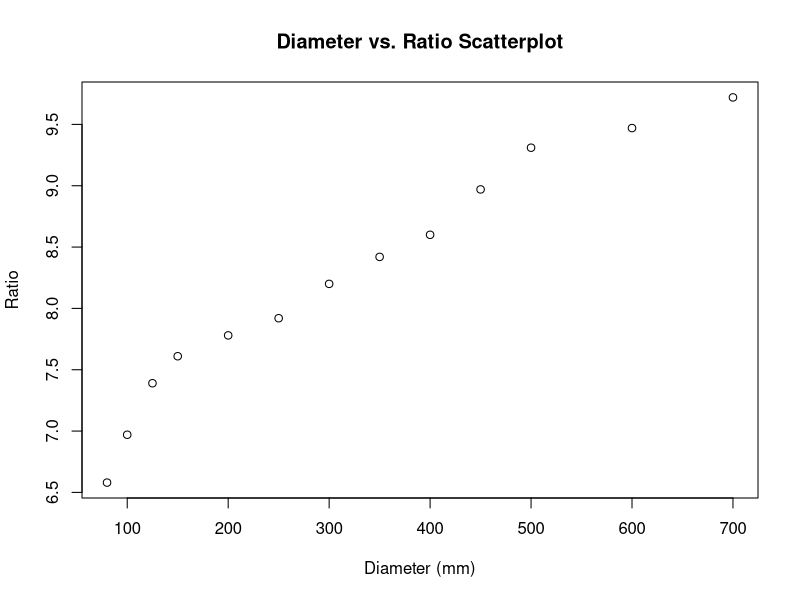
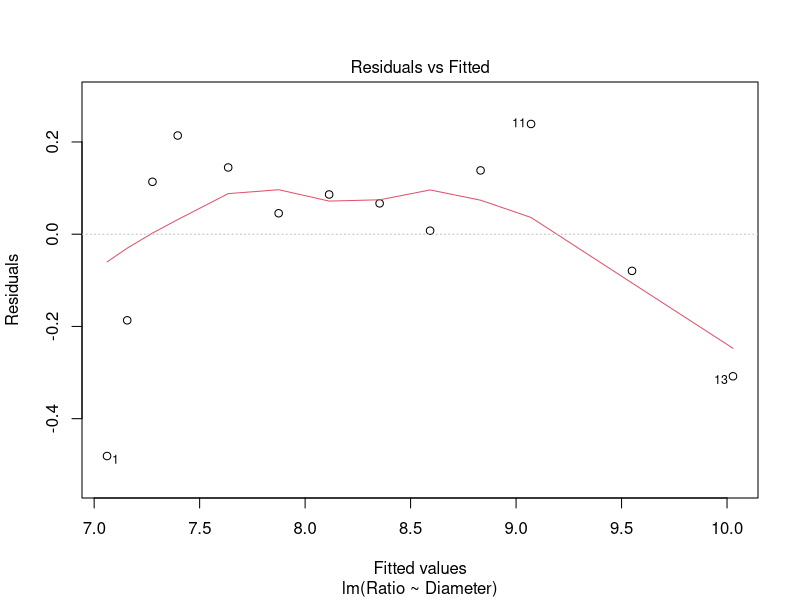
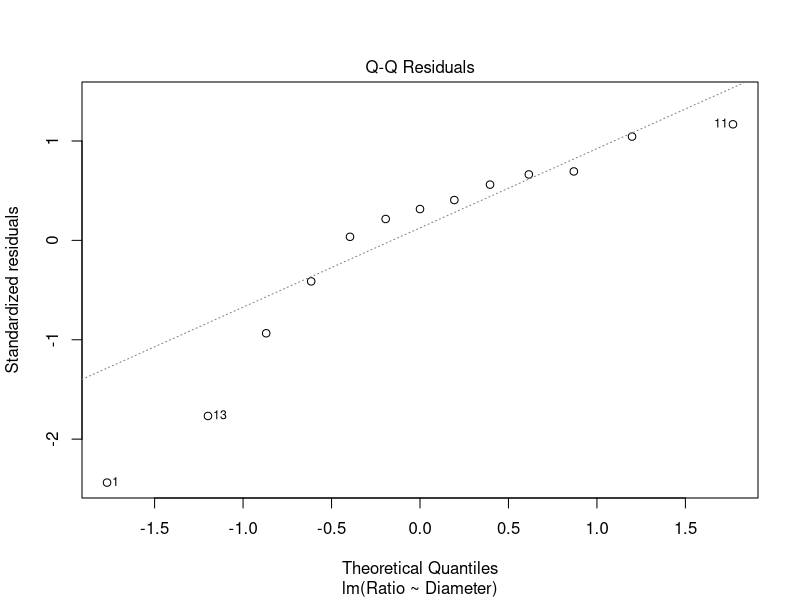
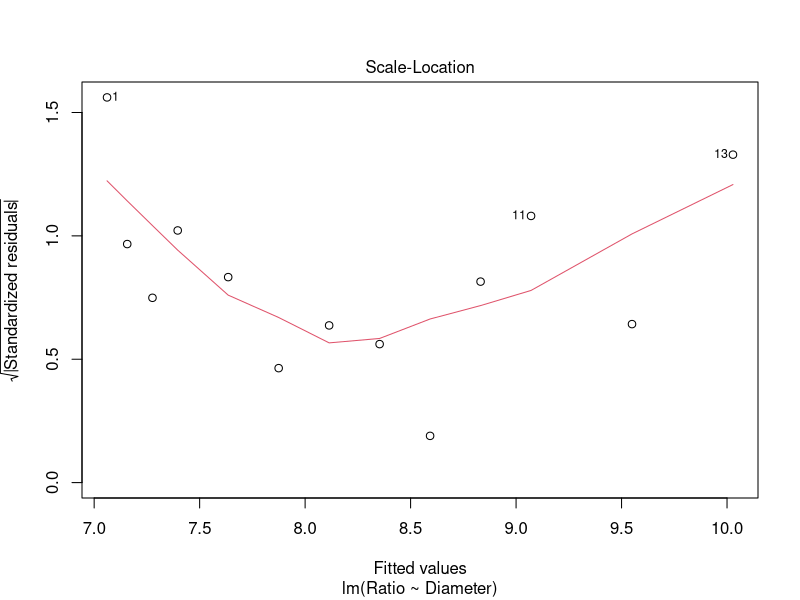
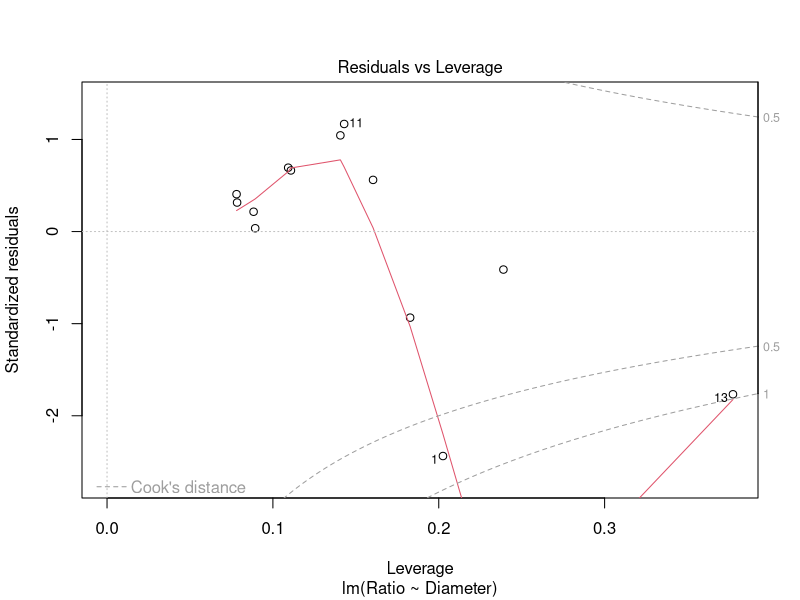

Generate these figures, in order, with R:
library(readxl)

sample <- read_excel("./linreg1.xlsx")

df <- data.frame(sample)
print(df)
attach(df)

plot(Diameter, Ratio, xlab = "Diameter (mm)", ylab = "Ratio",
     main = "Diameter vs. Ratio Scatterplot")

ratio_model <- lm(Ratio ~ Diameter, data = df)

print(summary(ratio_model))
print(anova(ratio_model))

# y^ = 6.6782 + 0.0048x
# SSE = 0.5374  # nolint: commented_code_linter.

# no practical interpretations of the y-intercept, as no diameter
# of zero was sampled

# for every 1mm increase in pipe diameter, the ratio of repair
# to replacement costs is expected to increase by 0.0048 dollars.

# We expect roughly 95% of observations to lie within 0.442 (2s) of the
# regression line.

# Conduct hypothesis test:data
# Step 0: 4 error assumptions
# Steps 1/2: Ho: B = 0, Ha: B != 0

# Step 3: t = 14.87
# Step 4: p-value = 1.25* 10 ^ -8

# Step 5: At a significance level of 5%, we reject Ho and conclude that there
# is a significant relationship between pipe diameter and cost ratio.

print(confint(ratio_model, level = 0.99))

print(cor(Diameter, Ratio))

# 95.26% of the variation in price ratio can be explained by pipe diameter.
# Can be found under "Multiple R-squared" in summary of model.

plot(ratio_model)

print(shapiro.test(ratio_model$residuals))


